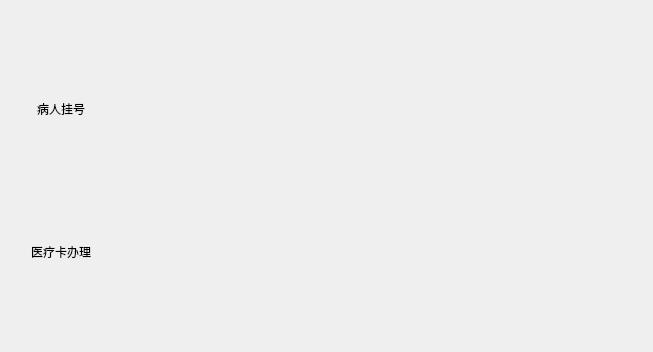
<?xml version="1.0" encoding="UTF-8"?>
<ui version="4.0">
 <class>OutpatientManageWidget</class>
 <widget class="QWidget" name="OutpatientManageWidget">
  <property name="geometry">
   <rect>
    <x>0</x>
    <y>0</y>
    <width>653</width>
    <height>352</height>
   </rect>
  </property>
  <property name="windowTitle">
   <string>Form</string>
  </property>
  <property name="styleSheet">
   <string notr="true">QPushButton { background-color: rgba(0, 0, 0, 0); }</string>
  </property>
  <layout class="QVBoxLayout" name="verticalLayout_5">
   <item>
    <layout class="QHBoxLayout" name="horizontalLayout" stretch="1,5">
     <item>
      <layout class="QVBoxLayout" name="verticalLayout_4">
       <item>
        <layout class="QVBoxLayout" name="layoutPatientRegistration" stretch="0,4,1,1">
         <item>
          <spacer name="verticalSpacer_5">
           <property name="orientation">
            <enum>Qt::Vertical</enum>
           </property>
           <property name="sizeHint" stdset="0">
            <size>
             <width>20</width>
             <height>40</height>
            </size>
           </property>
          </spacer>
         </item>
         <item>
          <widget class="QPushButton" name="btnPatientRegistration">
           <property name="maximumSize">
            <size>
             <width>100</width>
             <height>100</height>
            </size>
           </property>
           <property name="styleSheet">
            <string notr="true">QPushButton { border: none; }</string>
           </property>
           <property name="text">
            <string/>
           </property>
           <property name="icon">
            <iconset resource="../../../static/resource.qrc">
             <normaloff>:/image/bingren1.png</normaloff>:/image/bingren1.png</iconset>
           </property>
           <property name="iconSize">
            <size>
             <width>100</width>
             <height>100</height>
            </size>
           </property>
          </widget>
         </item>
         <item>
          <widget class="QLabel" name="labelPatientRegistration">
           <property name="maximumSize">
            <size>
             <width>100</width>
             <height>16777215</height>
            </size>
           </property>
           <property name="text">
            <string>病人挂号</string>
           </property>
           <property name="alignment">
            <set>Qt::AlignCenter</set>
           </property>
          </widget>
         </item>
         <item>
          <spacer name="verticalSpacer">
           <property name="orientation">
            <enum>Qt::Vertical</enum>
           </property>
           <property name="sizeHint" stdset="0">
            <size>
             <width>20</width>
             <height>40</height>
            </size>
           </property>
          </spacer>
         </item>
        </layout>
       </item>
       <item>
        <spacer name="verticalSpacer_3">
         <property name="orientation">
          <enum>Qt::Vertical</enum>
         </property>
         <property name="sizeHint" stdset="0">
          <size>
           <width>20</width>
           <height>40</height>
          </size>
         </property>
        </spacer>
       </item>
       <item>
        <layout class="QVBoxLayout" name="layoutTrancact" stretch="4,1,0,0">
         <item>
          <widget class="QPushButton" name="btnTrancact">
           <property name="maximumSize">
            <size>
             <width>100</width>
             <height>100</height>
            </size>
           </property>
           <property name="styleSheet">
            <string notr="true">QPushButton { border: none; }</string>
           </property>
           <property name="text">
            <string/>
           </property>
           <property name="icon">
            <iconset resource="../../../static/resource.qrc">
             <normaloff>:/image/card1.png</normaloff>:/image/card1.png</iconset>
           </property>
           <property name="iconSize">
            <size>
             <width>100</width>
             <height>100</height>
            </size>
           </property>
          </widget>
         </item>
         <item>
          <widget class="QLabel" name="labelTrancact">
           <property name="maximumSize">
            <size>
             <width>100</width>
             <height>16777215</height>
            </size>
           </property>
           <property name="text">
            <string>医疗卡办理</string>
           </property>
           <property name="alignment">
            <set>Qt::AlignCenter</set>
           </property>
          </widget>
         </item>
         <item>
          <spacer name="verticalSpacer_2">
           <property name="orientation">
            <enum>Qt::Vertical</enum>
           </property>
           <property name="sizeHint" stdset="0">
            <size>
             <width>20</width>
             <height>40</height>
            </size>
           </property>
          </spacer>
         </item>
         <item>
          <spacer name="verticalSpacer_4">
           <property name="orientation">
            <enum>Qt::Vertical</enum>
           </property>
           <property name="sizeHint" stdset="0">
            <size>
             <width>20</width>
             <height>40</height>
            </size>
           </property>
          </spacer>
         </item>
        </layout>
       </item>
      </layout>
     </item>
     <item>
      <widget class="QStackedWidget" name="outPatientStackedWidget">
       <property name="styleSheet">
        <string notr="true"/>
       </property>
       <widget class="QWidget" name="page_3"/>
       <widget class="QWidget" name="page_4"/>
      </widget>
     </item>
    </layout>
   </item>
  </layout>
 </widget>
 <resources>
  <include location="../../../static/resource.qrc"/>
 </resources>
 <connections/>
</ui>
